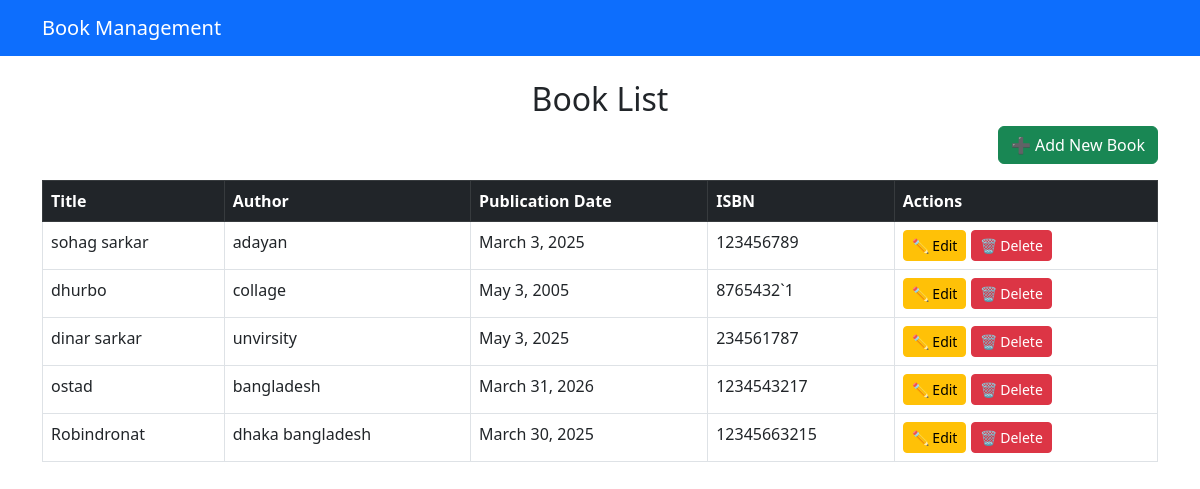
The page / on the database its author committed.
### books/models.py (models this page shows, shortened)
class Book(models.Model):
    title = models.CharField(max_length=255)
    author = models.CharField(max_length=255)
    publication_date = models.DateField()
    isbn = models.CharField(max_length=13, unique=True)

### books/views.py (the view)
# urls.py: path('', views.book_list, name='book_list'),
def book_list(request):
    books = Book.objects.all()
    return render(request, 'books/book_list.html', {'books': books})

### templates/books/book_list.html (shortened to what this page needs)
<!DOCTYPE html>
<html lang="en">
<head>
    <link href="https://cdn.jsdelivr.net/npm/bootstrap@5.3.0/dist/css/bootstrap.min.css" rel="stylesheet">
</head>
<body>
    <nav class="navbar navbar-dark bg-primary">
        <div class="container">
            <a class="navbar-brand" href="#">Book Management</a>
        </div>
    </nav>
    <div class="container mt-4">
        <h2 class="text-center">Book List</h2>
        <div class="d-flex justify-content-end">
            <a href="{% url 'book_add' %}" class="btn btn-success mb-3">➕ Add New Book</a>
        </div>
        <table class="table table-bordered table-hover">
            <thead class="table-dark">
                <tr>
                    <th>Title</th>
                    <th>Author</th>
                    <th>Publication Date</th>
                    <th>ISBN</th>
                    <th>Actions</th>
                </tr>
            </thead>
            <tbody>
                {% for book in books %}
                <tr>
                    <td>{{ book.title }}</td>
                    <td>{{ book.author }}</td>
                    <td>{{ book.publication_date }}</td>
                    <td>{{ book.isbn }}</td>
                    <td>
                        <a href="{% url 'book_edit' book.id %}" class="btn btn-warning btn-sm">✏ Edit</a>
                        <a href="{% url 'book_delete' book.id %}" class="btn btn-danger btn-sm">🗑 Delete</a>
                    </td>
                </tr>
                {% endfor %}
            </tbody>
        </table>
    </div>
</body>
</html>

### rows shown on the page
Book: title "sohag sarkar", author "adayan", publication_date "March 3, 2025", isbn "123456789"
Book: title "dhurbo", author "collage", publication_date "May 3, 2005", isbn "8765432`1"
Book: title "dinar sarkar", author "unvirsity", publication_date "May 3, 2025", isbn "234561787"
Book: title "ostad", author "bangladesh", publication_date "March 31, 2026", isbn "1234543217"
Book: title "Robindronat", author "dhaka bangladesh", publication_date "March 30, 2025", isbn "12345663215"
